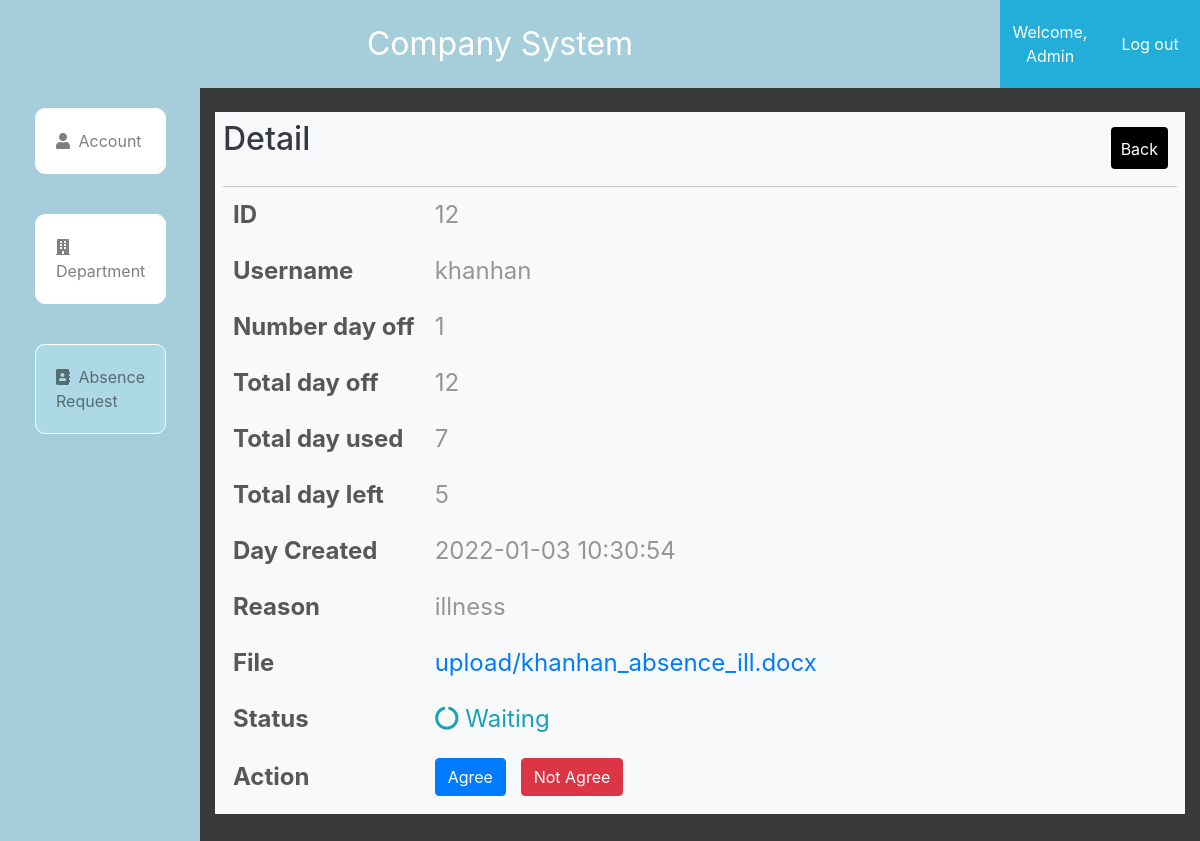
Page /admin/dayoffDetail.php?id=12 (signed in) on the earlier database version.
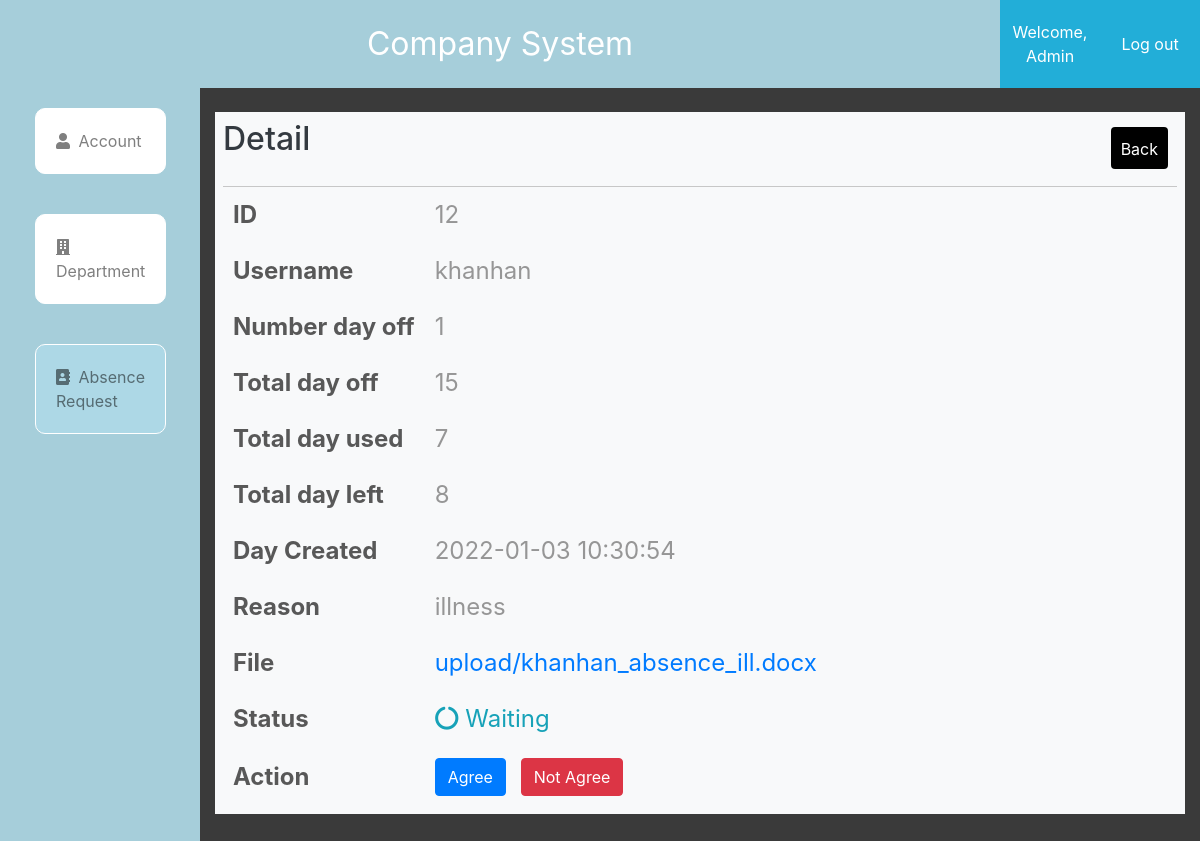
Same page on the later database version.
### tables this page shows
CREATE TABLE `absence_info` (
  `id` int(11) NOT NULL,
  `username` varchar(255) NOT NULL,
  `total_dayoff` int(11) NOT NULL DEFAULT 12,
  `dayoff_used` int(11) NOT NULL DEFAULT 0,
  `dayoff_left` int(11) NOT NULL DEFAULT 12
);

### admin/dayoffDetail.php (the view, shortened to what the changed rows need)
<?php
    require_once('db.php');
?>
<!DOCTYPE html>
<html lang="en">
<head>
	<link rel="stylesheet" href="https://maxcdn.bootstrapcdn.com/bootstrap/4.5.2/css/bootstrap.min.css">
	<link rel="stylesheet" href="https://use.fontawesome.com/releases/v5.7.2/css/all.css"
>
	<link rel="stylesheet" href="style2.css">
</head>
<body>
    <div class="container-fluid admin-section-header">
		<div class="row h-100">
			<div class="col-md-10 col-lg-10 col-xl-10 ">
				<div class="bg-light mt-4 text-dark p-2">
                    <div class="admin-panel-section-header ">
                        <h2>Detail </h2>
                    </div>
                    <div class="account-container">
                        <table class="table-hover">
                            <?php
                                $id = $_GET['id'];
                                $result = get_absence_byid($id);
                                if($result['code'] == 0){
                                    $data = $result['data'];
                                    foreach($data as $row){
                                        $username = $row['username'];
                                        $infoAbsence = get_absence_info_by_username($username);
                                        $infoAbsenceData = $infoAbsence['data'];
                                        foreach($infoAbsenceData as $infoRow){
                                            ?>
                                                <tr>
                                                    <td>ID</td>
                                                    <td><?= $row['id']?></td>
                                                </tr>
                                                <tr>
                                                    <td>Username</td>
                                                    <td><?= $row['username']?></td>
                                                </tr>
                                                <tr>
                                                    <td>Number day off</td>
                                                    <td><?= $row['number_dayoff']?></td>
                                                </tr>
                                                <tr>
                                                    <td>Total day off</td>
                                                    <td><?= $infoRow['total_dayoff']?></td>
                                                </tr>
                                                <tr>
                                                    <td>Total day used</td>
                                                    <td><?= $infoRow['dayoff_used']?></td>
                                                </tr>
                                                <tr>
                                                    <td>Total day left</td>
                                                    <td><?= $infoRow['dayoff_left']?></td>
                                                </tr>
                                                <tr>
                                                    <td>Day Created</td>
                                                    <td><?= $row['create_date']?></td>
                                                </tr>
                                                <tr>
                                                    <td>Reason</td>
                                                    <td><?= $row['reason']?></td>
                                                </tr>
                                                <tr>
                                                    <td>File</td>
                                                    <td><a href="../<?=$row['file']?>"><?=$row['file']?></a></td>
                                                </tr>
                                                <tr>
                                                    <td>Status</td>
                                                    <?=status_ui($row['status'])  ?></td>
                                                </tr>
                                                <?php
                                                    if($row['status'] == 'Waiting'){
                                                        ?>
                                                            <tr>
                                                                <td>Action</td>
                                                                <td >
                                                                    <?php
                                                                        $dayleft = select_absence_info($username)['dayoff_left'];
                                                                        $number_dayoff = select_number_dayoff($id);
                                                                        if($number_dayoff <= $dayleft){
                                                                            ?>
                                                                                <a href="update_status_absence.php?id=<?=$id?>&username=<?=$username?>" class="btn btn-primary">Agree</a>
                                                                            <?php
                                                                        }
                                                                        else{
                                                                            ?>
                                                                                <a href="#" class="btn btn-primary disabled">Agree</a>
                                                                            <?php
                                                                        }
                                                                    ?>
                                                                    <a href="refused_absence.php?id=<?=$id?>&username=<?=$username?>" class="btn btn-danger">Not Agree</a>
                                                                </td>
                                                            </tr>
                                                        <?php
                                                    }
                                        }
                                    }
                                }
                            ?>
                        </table>
                    </div>
				</div>
			</div>
		</div>
	</div>
</body>
</html>

### admin/db.php (shortened to what the changed rows need)
<?php
    function open_database(){
        $conn = new mysqli(HOST,USER,PASS,DB);
        return $conn;
    }
    function get_absence_byid($id){
        $sql = "select * from absence_form where id = ? ";
        $conn = open_database();
        $stm = $conn->prepare($sql);
        $stm->bind_param('i',$id);
        if(!$stm->execute()){
            return array('code'=>1,'error'=>'Command not execute');
        }
        $result = $stm->get_result();
        $data = array();
        if($result->num_rows==0){
            return array('code'=>2,'error'=>'Database is empty');
        }else{
            while($row = $result->fetch_assoc()){
                $data[] = $row;
            }
        }
        return array('code'=>0,'data'=>$data);
    }
    function get_absence_info_by_username($username){
        $sql = "select * from absence_info where username = ? ";
        $conn = open_database();
        $stm = $conn->prepare($sql);
        $stm->bind_param('s',$username);
        if(!$stm->execute()){
            return array('code'=>1,'error'=>'Command not execute');
        }
        $result = $stm->get_result();
        $data = array();
        if($result->num_rows==0){
            return array('code'=>2,'error'=>'Database is empty');
        }else{
            while($row = $result->fetch_assoc()){
                $data[] = $row;
            }
        }
        return array('code'=>0,'data'=>$data);
    }
    function status_ui($status){
        if($status=='Waiting'){
            echo "<td class='text-info'><i class='fas fa-circle-notch fa-spin'></i> Waiting</td>";
        }
    }
    function select_number_dayoff($id){
        $sql = "select number_dayoff from absence_form where id = ?";
        $conn = open_database();
        $stm = $conn->prepare($sql);
        $stm->bind_param('s',$id);
        if(!$stm->execute()){
            return array('code'=>1,'error'=>'Command not execute');
        }
        $result = $stm->get_result();
        if($result->num_rows==0){
            return array('code'=>2,'error'=>'Database is empty');
        }else{
            $row = $result->fetch_assoc();
            return $row['number_dayoff'];
        }
    }
    function select_absence_info($user){
        $sql = "select * from absence_info where username = ?";
        $conn = open_database();
        $stm = $conn->prepare($sql);
        $stm->bind_param('s',$user);
        if(!$stm->execute()){
            return array('code'=>1,'error'=>'Command not execute');
        }
        $result = $stm->get_result();
        if($result->num_rows==0){
            return array('code'=>2,'error'=>'Database is empty');
        }else{
            $row = $result->fetch_assoc();
            return $row;
        }
    }
?>

Differences in the rows shown:
changed absence_info: total_dayoff "12" → "15"; dayoff_left "5" → "8"
